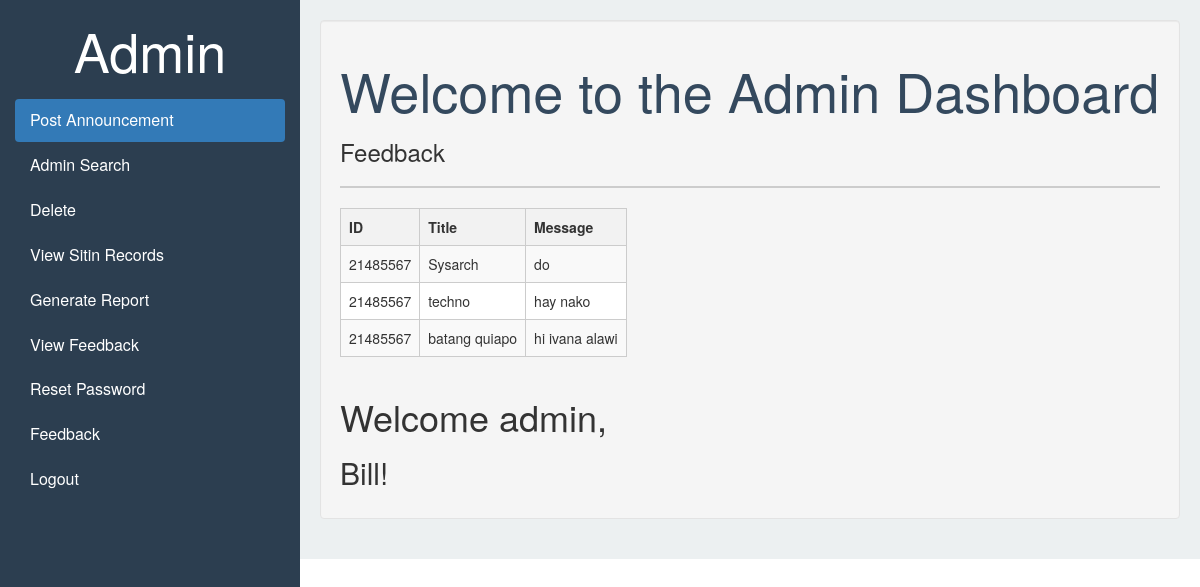
Screenshot of /adminfeedback.php (signed in) with the database file from the repository.
### tables this page shows
CREATE TABLE `feedback` (
  `id` int(11) NOT NULL,
  `idno` int(11) DEFAULT NULL,
  `title` varchar(255) DEFAULT NULL,
  `message` varchar(255) DEFAULT NULL
);

### adminfeedback.php (the view, shortened to what this page needs)
<?php
include("connection.php");
$firstname = $_SESSION['firstname'];
?>
<!DOCTYPE html>
<html lang="en">
<head>
  <link rel="stylesheet" href="https://maxcdn.bootstrapcdn.com/bootstrap/3.4.1/css/bootstrap.min.css">
</head>
<body>
<div class="container-fluid">
  <div class="row content">
    <div class="col-sm-3 sidenav hidden-xs">
     <h2 class="heading" style="color: white; text-align: center;">Admin</h2>
 <ul class="nav nav-pills nav-stacked">
        <li class="active"><a href="adminannouncement.php">Post Announcement</a></li>
		<li><a href="adminsearch.php">Admin Search</a></li>
		<li><a href="admindelete.php">Delete</a></li>
        <li><a href="adminview.php">View Sitin Records</a></li>
        <li><a href="adminreports.php">Generate Report</a></li>
        <li><a href="adminfeedback.php">View Feedback</a></li>
		<li><a href="adminreset.php">Reset Password</a></li>
	<li><a href="feedback.php">Feedback</a></li>
        <li><a href="logout.php">Logout</a></li>
      </ul>
    </div>
	<div class="col-sm-9 main-content">
      <div class="well">
        <h2 class="heading">Welcome to the Admin Dashboard</h2>
<main>
    <div class="latest">
        <h2>Feedback</h2>
		<hr>
		<?php
			$sql = "SELECT idno, title, message FROM feedback";
			$result = mysqli_query($con, $sql);
			if (mysqli_num_rows($result) > 0) {
				echo "<div class='feedback-table'>";
				echo "<table>";
				echo "<tr><th>ID</th><th>Title</th><th>Message</th></tr>";
				while ($row = mysqli_fetch_assoc($result)) {
				echo "<tr><td>". $row["idno"]. "</td><td>". $row["title"]. "</td><td>". $row["message"]. "</td></tr>";
			}
			echo "</table>";
			echo "</div>";
			echo "<br>";
			} else {
			echo "<p>No feedback found.</p>";
			}
		?>
	</div>
        <div class="welcome-user">
            <h1>Welcome admin,</h1>
			<h2><?php echo $firstname; ?>!</h2>
    </div>
</main>
</body>
</html>

### adminfeedback.php (style rules this page uses)
.row.content { height: 1050px }
.sidenav { background-color: #2c3e50; height: 100%; }
.sidenav a { color: #fff; font-size: 16px; padding: 10px 15px; display: block; text-decoration: none; }
.main-content { padding: 20px; background-color: #ecf0f1; }
.heading { color: #34495e; font-size: 54px; margin-bottom: 20px; }
.latest { margin-top: 20px; }
.latest h2 { font-size: 24px; margin-bottom: 10px; }
.latest hr { border: 1px solid #ccc; margin-bottom: 20px; }
.feedback-table { width: 100%; border-collapse: collapse; }
.feedback-table th, .feedback-table td { padding: 8px; border: 1px solid #ccc; }
.feedback-table th { background-color: #f2f2f2; font-weight: bold; }
.feedback-table td { background-color: #fff; }
.feedback-table tr:nth-child(even) td { background-color: #f9f9f9; }

### rows the page displays
feedback: idno "21485567", title "Sysarch", message "do"
feedback: idno "21485567", title "techno", message "hay nako"
feedback: idno "21485567", title "batang quiapo", message "hi ivana alawi"

### other values shown
$firstname "Bill"
